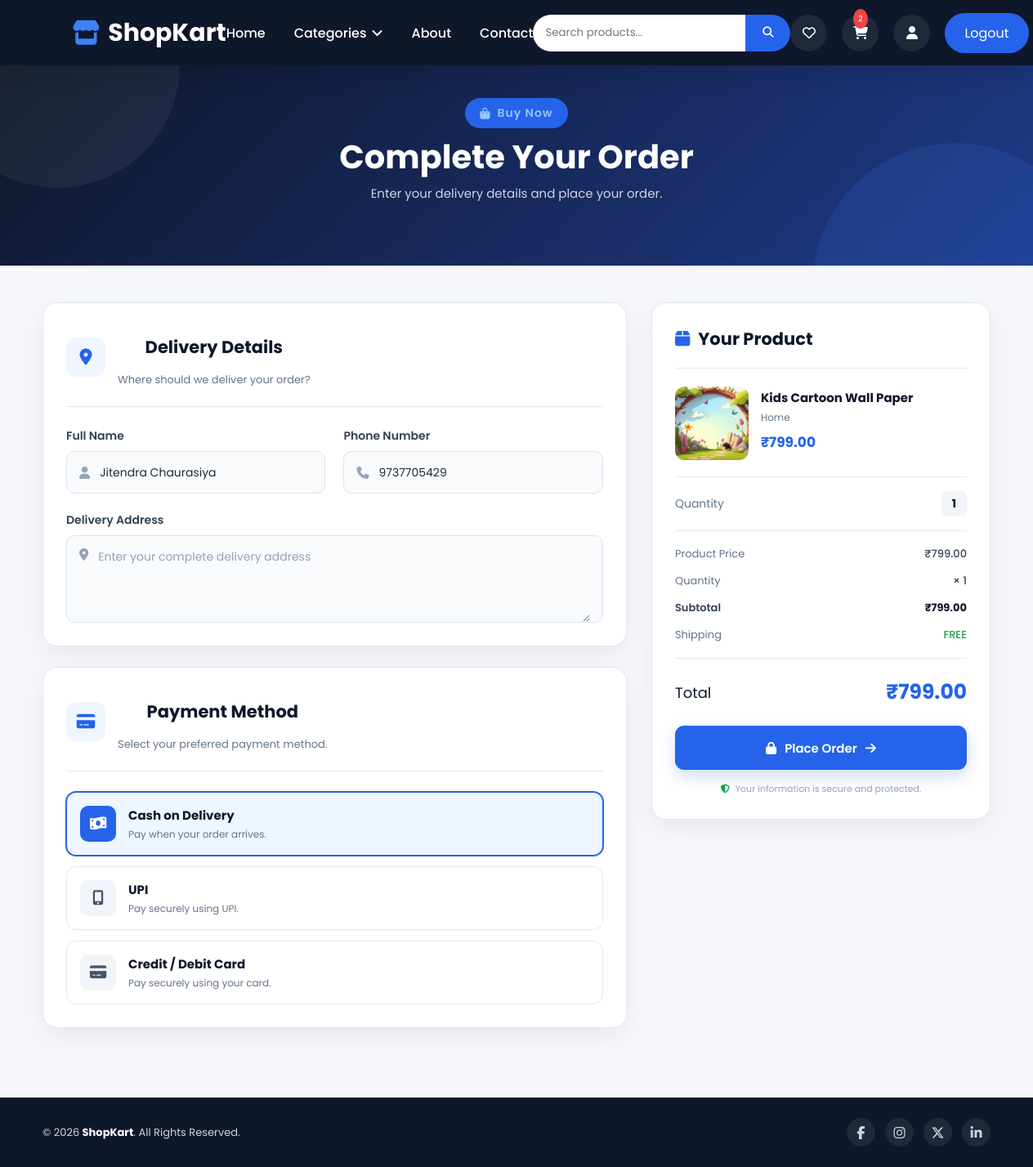
Screenshot of /buy-now/111/ (signed in) with the database file from the repository.
### user/models.py (models this page shows, shortened)
class User(models.Model):
    name = models.CharField(max_length=40)
    username = models.CharField(unique=True)
    email = models.EmailField(unique=True)
    password = models.CharField()
    profile = models.FileField(upload_to="profile",blank=True,null=True)
    phone = models.CharField(max_length=10,null=True,blank=True)
    address = models.TextField(blank=True)
    createAt = models.DateField(auto_now_add=True,null=True,blank=True)
    loginAt = models.DateField(auto_now=True,null=True,blank=True)

class Product(models.Model):
    name = models.CharField(max_length=100)
    detail = models.CharField(max_length=500)
    price = models.DecimalField(max_digits=10, decimal_places=2)
    quantity = models.PositiveIntegerField()
    category = models.ForeignKey(Category,on_delete=models.CASCADE)
    subCategory = models.ForeignKey(SubCategory,on_delete=models.CASCADE)
    childCategory = models.ForeignKey(ChildCategory,on_delete=models.CASCADE)
    image = models.FileField(upload_to="product",blank=True,null=True)
    createdAt = models.DateField(auto_now_add=True,null=True,blank=True)
    active = models.BooleanField(default=True)

class Category(models.Model):
    name = models.CharField(max_length=100)
    slug = models.SlugField(unique=True, blank=True)

### user/views.py (the view, shortened to what this page needs)
# urls.py: path("buy-now/<int:id>/",views.buy_now,name="buyNow"),
def buy_now(request, id):
    if "user_id" not in request.session:
        return redirect("/login/")
    user = get_object_or_404(
        User,
        id=request.session["user_id"]
    )
    product = get_object_or_404(
        Product,
        id=id,
        active=True
    )
    quantity = int(request.POST.get("quantity", 1))
    if quantity < 1:
        quantity = 1
    if quantity > product.quantity:
        quantity = product.quantity
    total_price = product.price * quantity
    return render(request, "buyNow.html", {
        "product": product,
        "quantity": quantity,
        "total_price": total_price,
        "user": user,
    })

### user/context_processors.py (called while the page is built)
def global_data(request):
    user = None
    cart_count = 0
    wishlist_count = 0
    userId = request.session.get("user_id")
    if userId:
        user = User.objects.filter(id=userId).first()
        if user:
            cart_count = sum(cart.quantity for cart in Cart.objects.filter(user=user))
            wishlist_count = Wishlist.objects.filter(user=user).count()
    return {
        "categories": Category.objects.prefetch_related(
            "subcategories__childcategories"
        ),
        "user": user,
        "is_login": "username" in request.session,
        "cart_count": cart_count,
        "wishlist_count": wishlist_count,
    }

### user/templates/buyNow.html (shortened to what this page needs)
{% load static %}
<!DOCTYPE html>
<html lang="en">
<head>
    <link rel="stylesheet" href="{% static 'css/style.css' %}">
    <link rel="stylesheet" href="{% static 'css/buyNow.css' %}">
    <link
        rel="stylesheet"
        href="https://cdnjs.cloudflare.com/ajax/libs/font-awesome/6.7.1/css/all.min.css"
    >
</head>
<body>
{% include "navbar.html" %}
<section class="checkout-hero">
    <div class="hero-content">
        <span>
            <i class="fa-solid fa-bag-shopping"></i>
            Buy Now
        </span>
        <h1>Complete Your Order</h1>
        <p>
            Enter your delivery details and place your order.
        </p>
    </div>
</section>
<div class="checkout-container">
    <form method="POST">
        <div class="checkout-left">
            <div class="checkout-card">
                <div class="section-title">
                    <div class="title-icon">
                        <i class="fa-solid fa-location-dot"></i>
                    </div>
                    <div>
                        <h2>Delivery Details</h2>
                        <p>
                            Where should we deliver your order?
                        </p>
                    </div>
                </div>
                <div class="form-grid">
                    <div class="form-group">
                        <label for="name">
                            Full Name
                        </label>
                        <div class="input-box">
                            <i class="fa-solid fa-user"></i>
                            <input
                                type="text"
                                id="name"
                                name="name"
                                value="{{ user.name }}"
                                placeholder="Enter your full name"
                                required
                            >
                        </div>
                    </div>
                    <div class="form-group">
                        <label for="phone">
                            Phone Number
                        </label>
                        <div class="input-box">
                            <i class="fa-solid fa-phone"></i>
                            <input
                                type="tel"
                                id="phone"
                                name="phone"
                                placeholder="Enter your phone number"
                                value="{{user.phone}}"
                                required
                            >
                        </div>
                    </div>
                    <div class="form-group full-width">
                        <label for="address">
                            Delivery Address
                        </label>
                        <div class="input-box textarea-box">
                            <i class="fa-solid fa-location-dot"></i>
                            <textarea
                                id="address"
                                name="address"
                                rows="4"
                                placeholder="Enter your complete delivery address"
                                required
                            ></textarea>
                        </div>
                    </div>
                </div>
            </div>
            <div class="checkout-card">
                <div class="section-title">
                    <div class="title-icon">
                        <i class="fa-solid fa-credit-card"></i>
                    </div>
                    <div>
                        <h2>Payment Method</h2>
                        <p>
                            Select your preferred payment method.
                        </p>
                    </div>
                </div>
                <div class="payment-options">
                    <label class="payment-option">
                        <div class="payment-content">
                            <div class="payment-icon">
                                <i class="fa-solid fa-money-bill-wave"></i>
                            </div>
                            <div>
                                <h3>Cash on Delivery</h3>
                                <p>
                                    Pay when your order arrives.
                                </p>
                            </div>
                        </div>
                    </label>
                    <label class="payment-option">
                        <div class="payment-content">
                            <div class="payment-icon">
                                <i class="fa-solid fa-mobile-screen-button"></i>
                            </div>
                            <div>
                                <h3>UPI</h3>
                                <p>
                                    Pay securely using UPI.
                                </p>
                            </div>
                        </div>
                    </label>
                    <label class="payment-option">
                        <div class="payment-content">
                            <div class="payment-icon">
                                <i class="fa-solid fa-credit-card"></i>
                            </div>
                            <div>
                                <h3>Credit / Debit Card</h3>
                                <p>
                                    Pay securely using your card.
                                </p>
                            </div>
                        </div>
                    </label>
                </div>
            </div>
        </div>
        <div class="checkout-right">
            <div class="checkout-card order-summary">
                <div class="summary-header">
                    <h2>
                        <i class="fa-solid fa-box"></i>
                        Your Product
                    </h2>
                </div>
                <div class="product-summary">
                    <div class="product-image">
                        {% if product.image %}
                            <img
                                src="{{ product.image.url }}"
                                alt="{{ product.name }}"
                            >
                        {% else %}
                            <img
                                src="https://placehold.co/150x150"
                                alt="Product"
                            >
                        {% endif %}
                    </div>
                    <div class="product-details">
                        <h3>
                            {{ product.name }}
                        </h3>
                        <p class="product-category">
                            {{ product.category.name }}
                        </p>
                        <div class="product-price">
                            ₹{{ product.price }}
                        </div>
                    </div>
                </div>
                <div class="quantity-row">
                    <span>
                        Quantity
                    </span>
                    <strong>
                        {{ quantity }}
                    </strong>
                </div>
                <div class="price-details">
                    <div>
                        <span>
                            Product Price
                        </span>
                        <span>
                            ₹{{ product.price }}
                        </span>
                    </div>
                    <div>
                        <span>
                            Quantity
                        </span>
                        <span>
                            × {{ quantity }}
                        </span>
                    </div>
                    <div class="subtotal">
                        <span>
                            Subtotal
                        </span>
                        <strong>
                            ₹{{ total_price }}
                        </strong>
                    </div>
                    <div>
                        <span>
                            Shipping
                        </span>
                        <span class="free">
                            FREE
                        </span>
                    </div>
                </div>
                <div class="total-row">
                    <span>
                        Total
                    </span>
                    <strong>
                        ₹{{ total_price }}
                    </strong>
                </div>
                <button
                    type="submit"
                    class="place-order-btn"
                >
                    <i class="fa-solid fa-lock"></i>
                    Place Order
                    <i class="fa-solid fa-arrow-right"></i>
                </button>
                <p class="secure-text">
                    <i class="fa-solid fa-shield-halved"></i>
                    Your information is secure and protected.
                </p>
            </div>
        </div>
    </form>
</div>
<footer>
    <div class="footer-content">
        <p>
            © 2026 <strong>ShopKart</strong>.
            All Rights Reserved.
        </p>
        <div class="footer-icons">
            <i class="fa-brands fa-facebook-f"></i>
            <i class="fa-brands fa-instagram"></i>
            <i class="fa-brands fa-x-twitter"></i>
            <i class="fa-brands fa-linkedin-in"></i>
        </div>
    </div>
</footer>
</body>
</html>

### static/css/style.css (style rules this page uses)
* { margin: 0; padding: 0; box-sizing: border-box; font-family: "Poppins", sans-serif; }
html { scroll-behavior: smooth; }
body { background: #f8fafc; color: #1e293b; overflow-x: hidden; }
img { width: 100%; display: block; }
section { padding: 80px 8%; }
.section-title { text-align: center; margin-bottom: 55px; }
.section-title h2 { margin-top: 10px; font-size: 42px; color: #0f172a; }
.section-title p { margin-top: 15px; color: #64748b; font-size: 16px; }
.hero-content { flex: 1; max-width: 650px; }
.hero-content span { display: inline-block; background: #2563eb; padding: 8px 18px; border-radius: 40px; font-size: 13px; letter-spacing: 1px; margin-bottom: 20px; }
.hero-content h1 { font-size: 65px; line-height: 1.15; font-weight: 800; margin-bottom: 20px; }
.hero-content p { font-size: 18px; line-height: 1.8; color: #e2e8f0; margin-bottom: 35px; }
footer { background: #0f172a; color: #fff; margin-top: 100px; }

### rows the page displays
User: name "Jitendra Chaurasiya", phone "9737705429"
Product: image (picture), name "Kids Cartoon Wall Paper", category.name "Home", price "799.00"

### other values shown
{{ cart_count }} "2"
{{ quantity }} "1"
{{ total_price }} "799.00"
